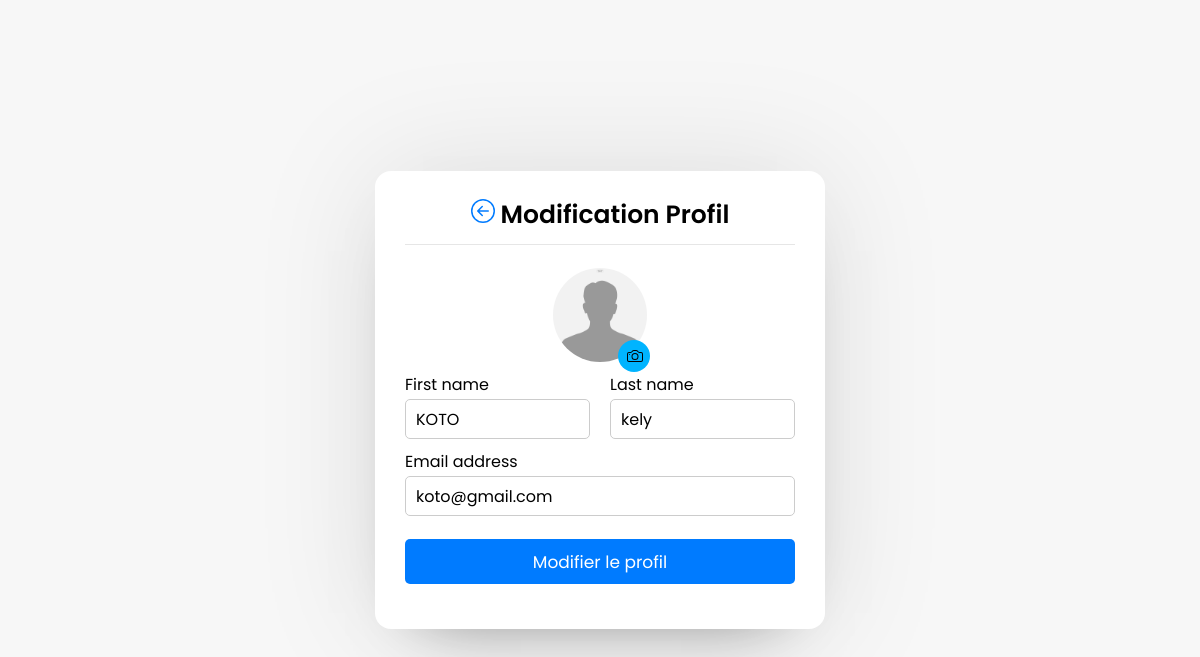
Page /User/modif.php (signed in) on the committed database.
### tables this page shows
CREATE TABLE `users` (
  `user_id` int(11) NOT NULL,
  `unique_id` int(200) NOT NULL,
  `fname` varchar(255) NOT NULL,
  `lname` varchar(255) NOT NULL,
  `email` varchar(255) NOT NULL,
  `img` varchar(400) DEFAULT NULL,
  `password` varchar(255) NOT NULL,
  `status` varchar(255) NOT NULL
);

### User/modif.php (the view, shortened to what this page needs)
<?php include_once "header.php";?>
<?php
  include_once "php/config.php";
   $sql = mysqli_query($conn, "SELECT * FROM users WHERE unique_id = {$_SESSION['unique_id']}");
  if(mysqli_num_rows($sql) > 0){
      $row = mysqli_fetch_assoc($sql);
  }
  $img="";
  if ($row['img'] == NULL){
      $img = "assets/img/noprofil.jpg";
  }else{
      $img = "php/Profile/".$row['img'];
  }
?>
<body>
    <div class="wrapper">
        <section class="form signup">
            <header>
            <a href="users.php" class="back-icon" >
            </a>
                Modification Profil
            </header>
            <form action="#" enctype="multipart/form-data">
                <div class="upload">
                    <img src="<?php echo $img ?>" width = 100 height = 100 alt="" style="--cir:#ff2770" name="image">
                    <div class="round">
                    </div>
                </div>
                <div class="name-details">
                    <div class="field input">
                        <label for="">First name</label>
                        <input type="text" name="fname" placeholder="First name" value="<?php echo $row['fname'] ?>" required>
                    </div>
                    <div class="field input">
                        <label for="">Last name</label>
                        <input type="text" name="lname" placeholder="Last name" value="<?php echo $row['lname'] ?>" required>
                    </div>
                </div>
                    <div class="field input">
                        <label for="">Email address</label>
                        <input type="text" name="email" placeholder="Enter your email" value="<?php echo $row['email'] ?>" required>
                    </div>
                    <div class="field button">
                        <input type="submit" value="Modifier le profil">
                    </div>
            </form>
        </section>
    </div>
</body>
</html>

### User/style.css (style rules this page uses)
* { margin: 0; padding: 0; box-sizing: border-box; text-decoration: none; font-family: 'Poppins', sans-serif ; }
body { display: flex; align-items: center; justify-content: center; min-height: 100vh; background: #f7f7f7; }
.wrapper { background: #fff; width: 450px; border-radius: 16px; box-shadow: 0 0 128px 0 rgba(0, 0, 0, 0.1), 0 32px 64px -48px rgba(0, 0, 0, 0.5); }
.form { padding: 25px 30px; }
.form header { text-align: center; font-size: 25px; font-weight: 600; padding-bottom: 10px; border-bottom: 1px solid #e6e6e6; }
.form form { margin: 20px 0; }
.form form .name-details { display: flex; }
form .name-details .field:first-child { margin-right: 10px; }
form .name-details .field:last-child { margin-left: 10px; }
.form form .field { display: flex; position: relative; flex-direction: column; margin-bottom: 10px; }
.form form .field label { margin-bottom: 2px; }
.form form .field input { outline: none; }
.form form .input input { height: 40px; width: 100%; font-size: 16px; padding: 0 10px; border: 1px solid #ccc; border-radius: 5px; }
.form form .button input { margin-top: 13px; height: 45px; border: none; font-size: 17px; font-weight: 400; background: #007bff; color: #fff; border-radius: 5px; cursor: pointer; }
.wrapper img { object-fit: cover; border-radius: 50%; }
.upload { width: 100px; position: relative; margin: auto; }
.upload img { border-radius: 50%; border: 3px solid #fff; }
.upload .round { position: absolute; bottom: 0; right: 0; background: #00B4FF; width: 32px; height: 32px; line-height: 33px; text-align: center; border-radius: 50%; overflow: hidden; }

### rows in the picture
users: fname "KOTO", lname "kely", email "koto@gmail.com"
